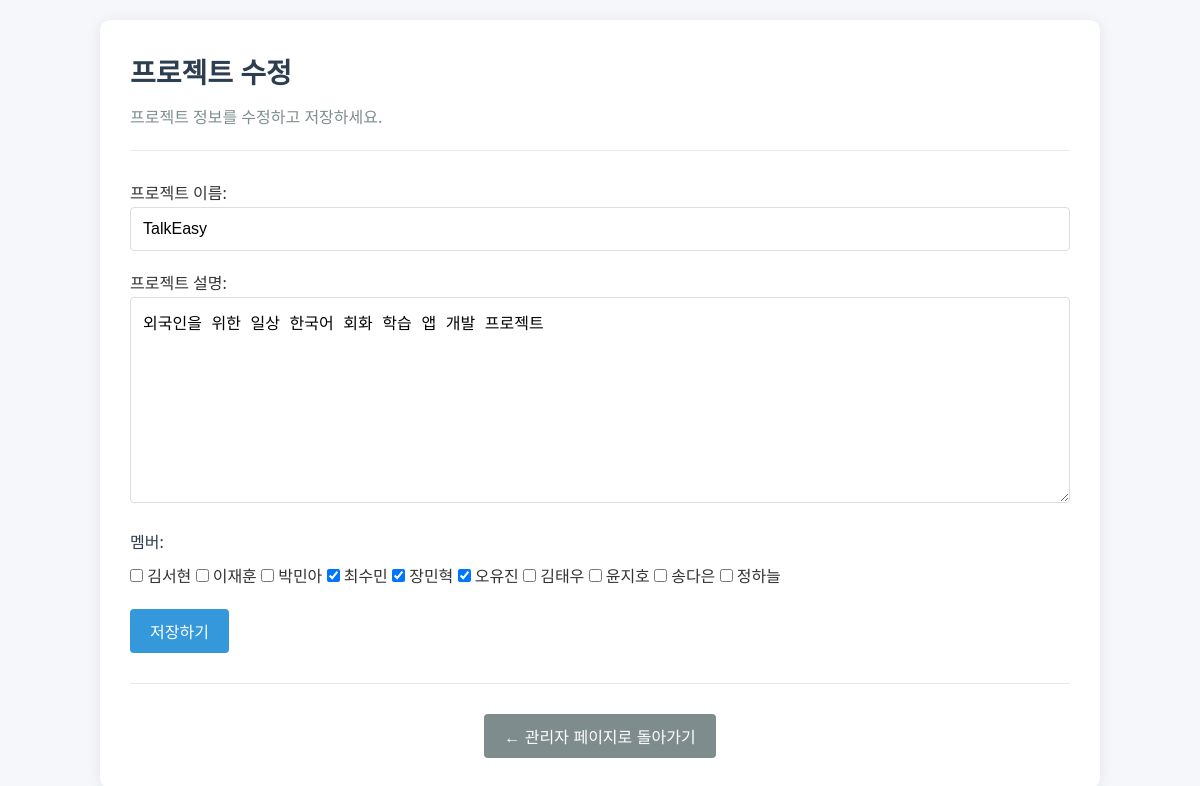
Screenshot of /projects/24/edit/ with the database file from the repository.
### projects/models.py (models this page shows, shortened)
class Project(models.Model):
    project_id = models.AutoField(primary_key=True)
    project_name = models.CharField(max_length=200)
    description = models.TextField()
    members = models.ManyToManyField(Member, blank=True)

class Member(models.Model):
    member_id = models.AutoField(primary_key=True)
    name = models.CharField(max_length=10, null=False, blank=False)

### projects/views.py (the view, shortened to what this page needs)
# urls.py: path('projects/<int:pk>/edit/', views.EditView.as_view(), name='project_edit'),
class EditView(generic.UpdateView):
    model = Project
    fields = ['project_name', 'description', 'members']
    template_name = 'projects/admin_project_edit.html'
    context_object_name = 'project'
    success_url = reverse_lazy('project:manager')
    def get_context_data(self, **kwargs):
        context = super().get_context_data(**kwargs)
        context['all_members'] = Member.objects.all()
        return context

### projects/templates/projects/admin_project_edit.html (shortened to what this page needs)
<!DOCTYPE html>
<html lang="en">
<head>
    {% load static %}
    <link rel="stylesheet" href="{% static 'project/style.css' %}">
</head>
<body>
    <div class="container">
        <header class="project-header">
            <h1 class="project-title">프로젝트 수정</h1>
            <p class="project-description">프로젝트 정보를 수정하고 저장하세요.</p>
        </header>
        <section>
            <form method="post">
                <p>프로젝트 이름: {{ form.project_name }}</p>
                <p>프로젝트 설명: {{ form.description }}</p>
                <div id="member-list">
                    <label>멤버:</label>
                    {% if all_members %}
                    {% for member in all_members %}
                    <input type="checkbox" name="members" value="{{ member.pk }}" {% if member in project.members.all %}checked{% endif %}>
                    {{ member.name }}
                    {% endfor %}
                    {% else %}
                    <p>등록된 멤버가 없습니다.</p>
                    {% endif %}
                </div>
                <button type="submit" class="submit-button">저장하기</button>
            </form>
        </section>
        <footer class="back-footer">
            <a href="{% url 'project:manager' %}" class="back-link">
                <button class="back-button">← 관리자 페이지로 돌아가기</button>
            </a>
        </footer>
    </div>
</body>
</html>

### projects/static/project/style.css (style rules this page uses)
* { box-sizing: border-box; margin: 0; padding: 0; }
body { font-family: 'Noto Sans KR', 'Segoe UI', Arial, sans-serif; line-height: 1.6; color: #333; background-color: #f5f7fa; padding: 20px; }
.container { max-width: 1000px; margin: 0 auto; background-color: #fff; padding: 30px; border-radius: 10px; box-shadow: 0 2px 15px rgba(0, 0, 0, 0.08); }
header, .project-header { margin-bottom: 30px; padding-bottom: 20px; border-bottom: 1px solid #e6e9ed; }
h1, .project-title, #main-title { font-size: 28px; color: #2c3e50; margin-bottom: 10px; }
.subtitle, .project-description { font-size: 16px; color: #7f8c8d; }
form { margin-bottom: 30px; }
form p, form div { margin-bottom: 20px; }
input[type="text"], textarea, select { width: 100%; padding: 12px; border: 1px solid #ddd; border-radius: 4px; font-size: 16px; }
textarea { min-height: 120px; resize: vertical; }
label { display: block; margin-bottom: 8px; font-weight: 500; color: #2c3e50; }
button, .submit-button, .back-button, .add-button { background-color: #3498db; color: #fff; border: none; padding: 10px 20px; border-radius: 4px; font-size: 16px; cursor: pointer; transition: background-color 0.2s; }
.back-button { background-color: #7f8c8d; }
a { color: #3498db; text-decoration: none; }
.back-link { display: inline-block; margin-top: 10px; }
footer { margin-top: 40px; padding-top: 20px; border-top: 1px solid #e6e9ed; }
.back-footer { margin-top: 30px; text-align: center; }
.back-footer .back-link { font-size: 16px; color: #3498db; text-decoration: none; }

### rows the page displays
Project: project_name "TalkEasy", description "외국인을 위한 일상 한국어 회화 학습 앱 개발 프로젝트"
Member: name "김서현"
Member: name "이재훈"
Member: name "박민아"
Member: member_id "☑", name "최수민"
Member: member_id "☑", name "장민혁"
Member: member_id "☑", name "오유진"
Member: name "김태우"
Member: name "윤지호"
Member: name "송다은"
Member: name "정하늘"
